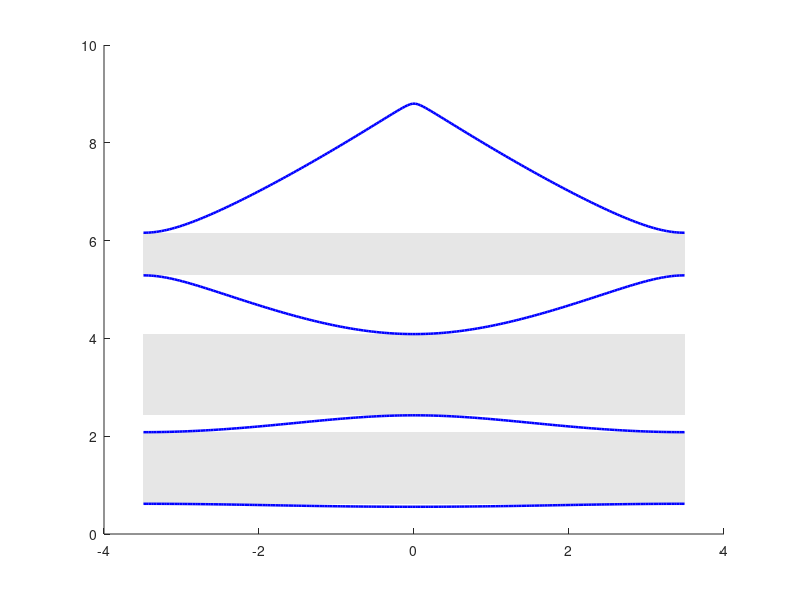

This figure's MATLAB source: (Note: this script raises an error after producing the figure.)
% =========================================================================
% Method: 1D Plane Wave Expansion Method (PWEM)
% Model: Kronig-Penney Periodic Rectangular Potential (Well-Barrier-Well)
% Outputs Generated:
%   1. Reduced Zone Scheme Band Structure with Shaded Forbidden Gaps
%   2. Real-Space Potential V(x) & Bloch Probability Densities at Gamma (k=0)
%   3. Parametric Evolution of Band Gaps (Gap 1 & Gap 2) vs Barrier Height V0
% =========================================================================

clear, clc
close all

% 1. Physical Parameters & Lattice Inputs
w1 = 0.3; % well-1 width
b  = 0.3; % Barrier width
w2 = 0.3; % well-2 width
d  = w1 + b + w2;  % Lattice constant (nm)
V0 = 4;      % Potential barrier height (eV)
hm = 0.0381; % hbar^2 / (2 * m_e) in (eV * nm^2)

% 2. Plane Wave Basis Setup
N = 10;                     % Maximum plane wave index
m = -N:N;                   
M = length(m);              
Mk = 10 * M;                % Number of k-points for plotting
k = linspace(-pi/d, pi/d, Mk); % Wave vector array across the 1st Brillouin Zone

% 3. Reciprocal Lattice Vectors & Potential Matrix (V)
gm = m * (2*pi/d);          % Reciprocal lattice vectors (G_m)
V = zeros(M);               

% The Fourier components of the periodic potential V(x)
for i_m = 1:M
    for i_n = 1:M
        p = m(i_m) - m(i_n); % Difference between plane wave indices
        if p == 0
            V(i_m, i_n) = V0 * b / d; % diagonal elements
        else
            % Off-diagonal Fourier components of the barrier
            term1 = exp(-1i * 2*pi * p * (w1 + b) / d);
            term2 = exp(-1i * 2*pi * p * w1 / d);
            V(i_m, i_n) = (V0 / (-1i * 2*pi * p)) * (term1 - term2);
        end
    end
end

% 4. Hamiltonian Construction & Eigenvalue 
E_all = zeros(M, Mk); 
psi_all = cell(Mk, 1);

for j = 1:length(k)
    % Diagonal kinetic energy matrix 
    KE = diag(hm * (k(j) + gm).^2);
    
    % Total Hamiltonian matrix
    H = KE + V;
    H = (H + H') / 2; % Ensure Hermiticity
    
    % Solve for eigenvalues and eigenvectors
    [vecs, vals] = eig(H);
    [E_sorted, sort_idx] = sort(real(diag(vals)));
    E_all(:, j) = E_sorted;
    psi_all{j} = vecs(:, sort_idx);
end

% 5. Physical Outputs Calculation Setup
num_bands_plot = 4;

% Identify Band Gaps between consecutive bands
gaps = [];
for n = 1:(num_bands_plot - 1)
    top_lower = max(E_all(n, :));
    bot_upper = min(E_all(n + 1, :));
    if bot_upper > top_lower
        gaps = [gaps; top_lower, bot_upper]; % [gap_start, gap_end]
    end
end

% Real-space Wavefunction reconstruction across 3 unit cells
x = linspace(-d, 2*d, 600);
Vx = zeros(size(x));
x_mod = mod(x, d);
Vx(x_mod >= w1 & x_mod <= (w1 + b)) = V0;

% Wavefunctions for Band 1 & Band 2 at Gamma-point (k = 0)
[~, gamma_idx] = min(abs(k));
psi1 = zeros(size(x));
psi2 = zeros(size(x));
c1 = psi_all{gamma_idx}(:, 1);
c2 = psi_all{gamma_idx}(:, 2);

for i_m = 1:M
    phase_factor = exp(1i * (k(gamma_idx) + gm(i_m)) * x);
    psi1 = psi1 + c1(i_m) * phase_factor;
    psi2 = psi2 + c2(i_m) * phase_factor;
end

prob1 = abs(psi1).^2;
prob2 = abs(psi2).^2;
scale_h = 1.2;
prob1_plot = (prob1 / max(prob1)) * scale_h + E_all(1, gamma_idx);
prob2_plot = (prob2 / max(prob2)) * scale_h + E_all(2, gamma_idx);

% Periodic Bloch functions u_n(x) at k = 0
u1 = zeros(size(x));
for i_m = 1:M
    u1 = u1 + c1(i_m) * exp(1i * gm(i_m) * x);
end

% Derivatives: Group Velocity and Effective Mass
dk = k(2) - k(1);
vg    = zeros(num_bands_plot, Mk);
m_eff = zeros(num_bands_plot, Mk);

for n = 1:num_bands_plot
    dE_dk   = gradient(E_all(n, :), dk);
    d2E_dk2 = gradient(dE_dk, dk);
    vg(n, :)    = dE_dk / (2 * hm);
    m_eff(n, :) = (2 * hm) ./ (d2E_dk2 + eps);
end

% 6. Parametric Studies (Gap vs V0, Bandwidth vs b, and Convergence vs N)

% Study 1: Band Gap vs Potential Height V0
V0_vals = linspace(0, 20, 40);
gap1_vs_V0 = zeros(size(V0_vals));
gap2_vs_V0 = zeros(size(V0_vals));

for idx_v = 1:length(V0_vals)
    V0_temp = V0_vals(idx_v);
    V_temp = zeros(M);
    for i_m = 1:M
        for i_n = 1:M
            p = m(i_m) - m(i_n);
            if p == 0
                V_temp(i_m, i_n) = V0_temp * b / d;
            else
                term1 = exp(-1i * 2*pi * p * (w1 + b) / d);
                term2 = exp(-1i * 2*pi * p * w1 / d);
                V_temp(i_m, i_n) = (V0_temp / (-1i * 2*pi * p)) * (term1 - term2);
            end
        end
    end
    
    % Check at Gamma (k=0) and Zone Boundary (k=pi/d) for band extrema
    H_gamma = diag(hm * (0 + gm).^2) + V_temp;
    H_edge  = diag(hm * (pi/d + gm).^2) + V_temp;
    H_gamma = (H_gamma + H_gamma') / 2;
    H_edge  = (H_edge + H_edge') / 2;
    
    E_g = sort(real(eig(H_gamma)));
    E_e = sort(real(eig(H_edge)));
    
    % Gap 1 occurs at k = pi/d (between band 1 and band 2)
    gap1_vs_V0(idx_v) = max(0, E_e(2) - E_e(1));
    % Gap 2 occurs at k = 0 (between band 2 and band 3)
    gap2_vs_V0(idx_v) = max(0, E_g(3) - E_g(2));
end

% Study 2: Bandwidth vs Barrier Width b (at fixed well width w1 = w2 = 0.3 nm)
b_vals = linspace(0.05, 0.6, 30);
bw_band1 = zeros(size(b_vals));
bw_band2 = zeros(size(b_vals));

for idx_b = 1:length(b_vals)
    b_curr = b_vals(idx_b);
    d_curr = w1 + b_curr + w2;
    gm_curr = m * (2*pi/d_curr);
    
    V_b = zeros(M);
    for i_m = 1:M
        for i_n = 1:M
            p = m(i_m) - m(i_n);
            if p == 0
                V_b(i_m, i_n) = V0 * b_curr / d_curr;
            else
                term1 = exp(-1i * 2*pi * p * (w1 + b_curr) / d_curr);
                term2 = exp(-1i * 2*pi * p * w1 / d_curr);
                V_b(i_m, i_n) = (V0 / (-1i * 2*pi * p)) * (term1 - term2);
            end
        end
    end
    
    H_g_b = diag(hm * (0 + gm_curr).^2) + V_b;
    H_e_b = diag(hm * (pi/d_curr + gm_curr).^2) + V_b;
    H_g_b = (H_g_b + H_g_b') / 2;
    H_e_b = (H_e_b + H_e_b') / 2;
    
    E_g_b = sort(real(eig(H_g_b)));
    E_e_b = sort(real(eig(H_e_b)));
    
    bw_band1(idx_b) = abs(E_e_b(1) - E_g_b(1));
    bw_band2(idx_b) = abs(E_e_b(2) - E_g_b(2));
end

% Study 3: PWEM Numerical Convergence vs Plane Wave Cutoff N
N_range = 1:30;
E1_conv = zeros(size(N_range));
E2_conv = zeros(size(N_range));

for idx_N = 1:length(N_range)
    N_temp = N_range(idx_N);
    m_temp = -N_temp:N_temp;
    M_temp = length(m_temp);
    gm_temp = m_temp * (2*pi/d);
    
    V_temp = zeros(M_temp);
    for i_m = 1:M_temp
        for i_n = 1:M_temp
            p = m_temp(i_m) - m_temp(i_n);
            if p == 0
                V_temp(i_m, i_n) = V0 * b / d;
            else
                term1 = exp(-1i * 2*pi * p * (w1 + b) / d);
                term2 = exp(-1i * 2*pi * p * w1 / d);
                V_temp(i_m, i_n) = (V0 / (-1i * 2*pi * p)) * (term1 - term2);
            end
        end
    end
    
    H_conv = diag(hm * (0 + gm_temp).^2) + V_temp;
    H_conv = (H_conv + H_conv') / 2;
    evals_conv = sort(real(eig(H_conv)));
    E1_conv(idx_N) = evals_conv(1);
    E2_conv(idx_N) = evals_conv(2);
end

% 7. Plotting Each Relationship in a Separate Figure

% Figure 1: Reduced Zone Scheme Band Structure with Shaded Gaps
figure('Color', 'w', 'Name', 'Reduced Zone Scheme');
hold on;
for g = 1:size(gaps, 1)
    fill([-pi/d, pi/d, pi/d, -pi/d], ...
         [gaps(g, 1), gaps(g, 1), gaps(g, 2), gaps(g, 2)], ...
         [0.9 0.9 0.9], 'EdgeColor', 'none', 'DisplayName', 'Forbidden Gap');
end
plot(k, E_all(1:num_bands_plot, :)', 'b', 'LineWidth', 1.8);
xline(-pi/d, '--r', '-\pi/d', 'LineWidth', 1.2);
xline(pi/d, '--r', '+\pi/d', 'LineWidth', 1.2);
xlim([-pi/d, pi/d]);
ylim([0, 25]);
xlabel('Wavevector k (nm^{-1})', 'FontSize', 12, 'FontWeight', 'bold');
ylabel('Energy (eV)', 'FontSize', 12, 'FontWeight', 'bold');
title('1. Band Structure with Shaded Gaps (Reduced Zone)', 'FontSize', 13);
grid on;


% Figure 2: Real-Space Potential and Wavefunctions
figure('Color', 'w', 'Name', 'Real Space Wavefunctions');
plot(x, Vx, 'k--', 'LineWidth', 1.3, 'DisplayName', 'V(x)');
hold on;
plot(x, prob1_plot, 'b-', 'LineWidth', 1.8, 'DisplayName', '|\psi_1(x)|^2');
plot(x, prob2_plot, 'r-', 'LineWidth', 1.8, 'DisplayName', '|\psi_2(x)|^2');
yline(E_all(1, gamma_idx), 'b:');
yline(E_all(2, gamma_idx), 'r:');
xlim([-d, 2*d]);
ylim([0, V0 + 5]);
xlabel('Position x (nm)', 'FontSize', 12, 'FontWeight', 'bold');
ylabel('Energy / Potential (eV)', 'FontSize', 12, 'FontWeight', 'bold');
title('2. Real-Space Potential & Probability Densities at \Gamma (k = 0)', 'FontSize', 13);
legend('Location', 'northeast');
grid on;

% Figure 3: Band Gaps vs Barrier Height V0
figure('Color', 'w', 'Name', 'Band Gaps vs V0');
plot(V0_vals, gap1_vs_V0, 'b-o', 'LineWidth', 1.6, 'MarkerSize', 4, 'DisplayName', '1st Forbidden Gap');
hold on;
plot(V0_vals, gap2_vs_V0, 'r-s', 'LineWidth', 1.6, 'MarkerSize', 4, 'DisplayName', '2nd Forbidden Gap');
xlabel('Barrier Height V_0 (eV)', 'FontSize', 12, 'FontWeight', 'bold');
ylabel('Band Gap Width (eV)', 'FontSize', 12, 'FontWeight', 'bold');
title('3. Evolution of Band Gaps vs. Barrier Height V_0', 'FontSize', 13);
legend('Location', 'northwest');
grid on;

% 8. Save Figures 
[script_folder, script_name] = fileparts(mfilename('fullpath'));
if isempty(script_name)
    script_name = 'Kronig_penny_PWEM';
    script_folder = pwd;
end
output_dir = fullfile(script_folder, script_name);

if ~exist(output_dir, 'dir')
    mkdir(output_dir);
end

fig_handles = findobj('Type', 'figure');
for i_fig = 1:length(fig_handles)
    fig = fig_handles(i_fig);
    if isvalid(fig)
        fig_name = get(fig, 'Name');
        if isempty(fig_name)
            fig_name = sprintf('figure_%d', get(fig, 'Number'));
        else
            fig_name = regexprep(fig_name, '[^\w\-_]', '_');
        end
        file_path = fullfile(output_dir, sprintf('%s.png', fig_name));
        exportgraphics(fig, file_path, 'Resolution', 300);
    end
end
